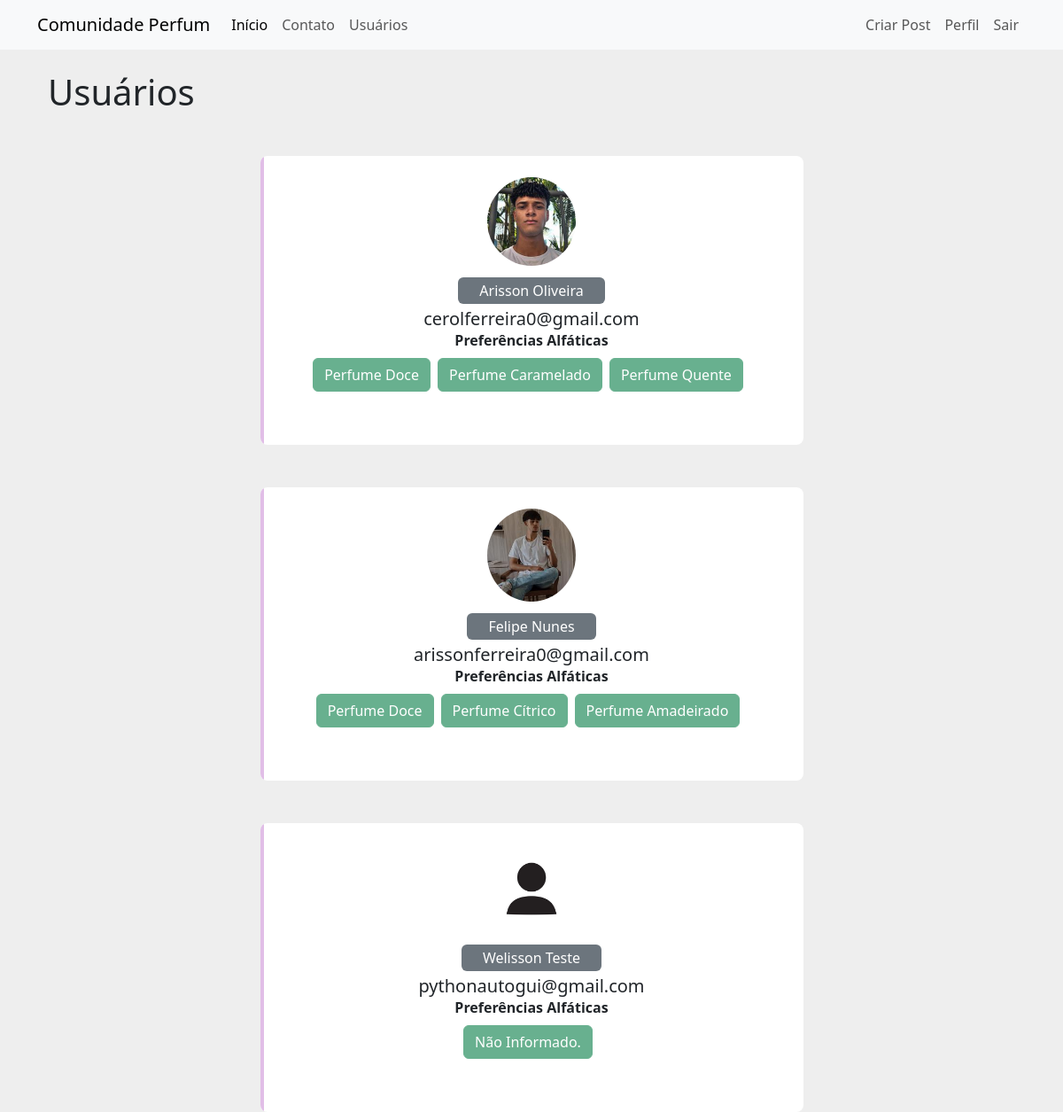
The app's page /usuarios (signed in) with its own data.
### comunidadeperfum/models.py (models this page shows)
class Usuario(database.Model, UserMixin):
    id = database.Column(database.Integer, primary_key=True)
    username = database.Column(database.String, nullable=False)
    email = database.Column(database.String, nullable=False, unique=True)
    senha = database.Column(database.String, nullable=False)
    foto_perfil = database.Column(database.String, default='default.png', nullable=False)
    posts = database.relationship('Post', backref='autor', lazy=True)
    perfumes = database.Column(database.String, nullable=False, default='Não Informado.')

### comunidadeperfum/routes.py (the view)
@app.route('/usuarios')
@login_required
def usuarios():
    lista_usuarios = Usuario.query.all()
    return render_template('usuarios.html', lista_usuarios=lista_usuarios)

### comunidadeperfum/models.py (called while the page is built)
@login_manager.user_loader
def load_usuario(id_usuario):
    return Usuario.query.get(int(id_usuario))

### comunidadeperfum/templates/usuarios.html (shortened to what this page needs)
{% extends 'base.html' %}
{% block body %}
    <div class="container">
        <h1>Usuários</h1>
        {% for usuario in lista_usuarios %}
        <div class="container mt-5">
    <div class="row d-flex justify-content-center">
        <div class="col-md-7">
            <div class="card p-3 py-4">
                <div class="text-center">
                    <img src="{{ url_for('static', filename='images/' + (usuario.foto_perfil or 'default.jpg')) }}" width="100" class="rounded-circle">
                </div>
                <div class="text-center mt-3">
                    <span class="bg-secondary p-1 px-4 rounded text-white">{{ usuario.username }}</span>
                    <h5 class="mt-2 mb-0">{{ usuario.email }}</h5>
                    <div class="row justify-content-center">
                        <div class="col col-12" style="text-align: center">
                            <strong>Preferências Alfáticas</strong><br>
                            <div class="d-flex flex-wrap justify-content-center">
                                {% for perfume in usuario.perfumes.split(';') %}
                                    <button type="button" class="btn btn-success mt-2 me-2" disabled>{{ perfume }}</button>
                                {% endfor %}
                            </div>
                        </div>
                    </div>
                     <ul class="social-list">
                        <li></li>
                        <li></li>
                    </ul>
                </div>
            </div>
        </div>
    </div>
</div>
        {% endfor %}
    </div>
{% endblock %}

### comunidadeperfum/static/style.css (style rules this page uses)
body { background:#eee; }
.card { border:none; position:relative; overflow:hidden; border-radius:8px; cursor:pointer; }
.card:before { content:""; position:absolute; left:0; top:0; width:4px; height:100%; background-color:#E1BEE7; transform:scaleY(1); transition:all 0.5s; transform-origin: bottom }
.card:after { content:""; position:absolute; left:0; top:0; width:4px; height:100%; background-color:#8E24AA; transform:scaleY(0); transition:all 0.5s; transform-origin: bottom }
.social-list { display:flex; list-style:none; justify-content:center; padding:0; }
.social-list li { padding:10px; color:#8E24AA; font-size:19px; }

### records on screen
Usuario: foto_perfil (picture), username "Arisson Oliveira", email "cerolferreira0@gmail.com", perfume "Perfume Doce" "Perfume Caramelado" "Perfume Quente"
Usuario: foto_perfil (picture), username "Felipe Nunes", email "arissonferreira0@gmail.com", perfume "Perfume Doce" "Perfume Cítrico" "Perfume Amadeirado"
Usuario: foto_perfil (placeholder picture), username "Welisson Teste", email "pythonautogui@gmail.com", perfumes "Não Informado."
